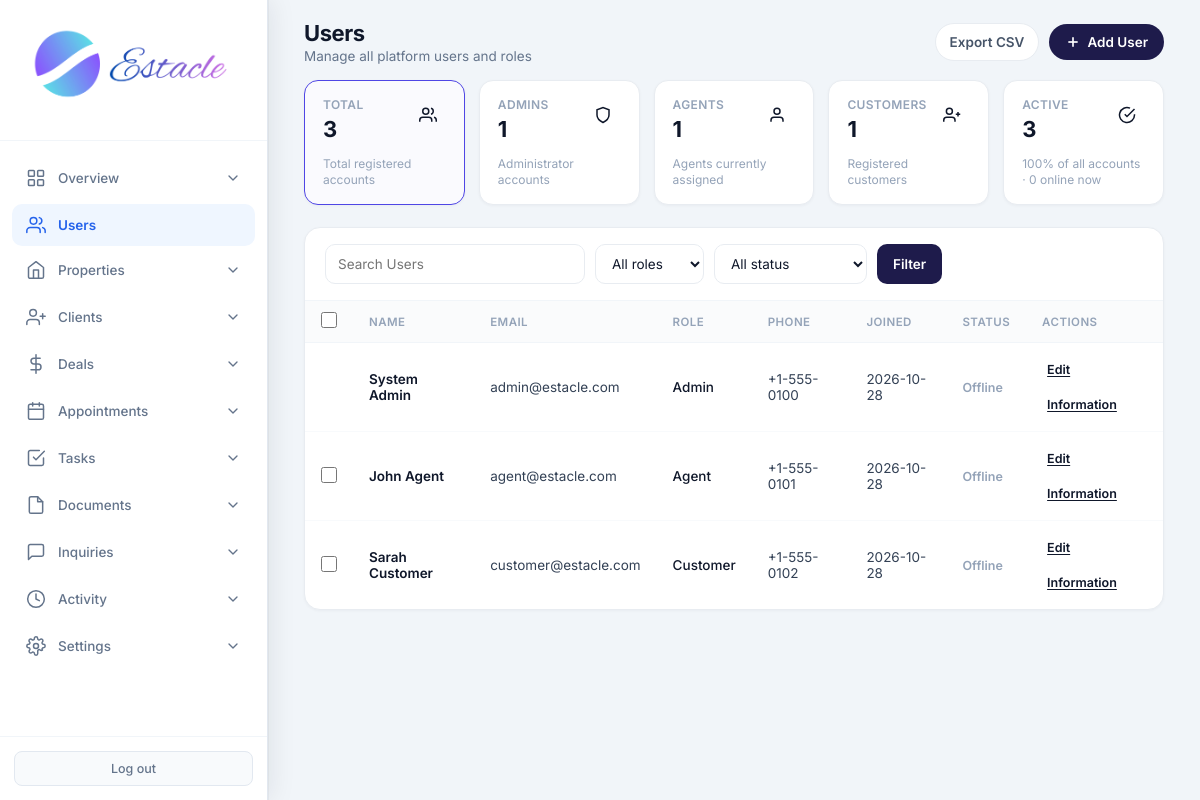
Page /admin/users (signed in) on the committed database.
### tables this page shows
CREATE TABLE users (
            id INTEGER PRIMARY KEY AUTOINCREMENT,
            email TEXT UNIQUE NOT NULL,
            password TEXT NOT NULL,
            full_name TEXT NOT NULL,
            role TEXT NOT NULL CHECK(role IN ('admin', 'agent', 'customer')),
            phone TEXT,
            created_at TIMESTAMP DEFAULT CURRENT_TIMESTAMP,
            is_active INTEGER DEFAULT 1
        , avatar TEXT, last_seen TIMESTAMP);

### routes/admin.py (the view)
@admin.route('/admin/users')
@login_required
@role_required('admin')
def admin_users():
    db = get_db()
    migrate_db()
    q = request.args.get('q', '').strip()
    role_filter = request.args.get('role', '').strip()
    status_filter = request.args.get('status', '').strip()
    online_sql = (
        "last_seen IS NOT NULL AND "
        "datetime(last_seen) >= datetime('now', '-10 minutes')"
    )
    sql = (
        'SELECT id, full_name, email, role, phone, created_at, is_active, last_seen, avatar, '
        f'CASE WHEN {online_sql} THEN 1 ELSE 0 END AS is_online '
        'FROM users WHERE 1=1'
    )
    params = []
    if q:
        sql += ' AND (full_name LIKE ? OR email LIKE ? OR phone LIKE ?)'
        params.extend([f'%{q}%', f'%{q}%', f'%{q}%'])
    if role_filter in ('admin', 'agent', 'customer'):
        sql += ' AND role = ?'
        params.append(role_filter)
    if status_filter == 'active':
        sql += ' AND is_active = 1'
    elif status_filter == 'inactive':
        sql += ' AND is_active = 0'
    elif status_filter == 'online':
        sql += f' AND ({online_sql})'
    elif status_filter == 'offline':
        sql += f' AND NOT ({online_sql})'
    sql += ' ORDER BY created_at DESC'
    users = db.execute(sql, params).fetchall()
    total = db.execute('SELECT COUNT(*) FROM users').fetchone()[0]
    active_count = db.execute('SELECT COUNT(*) FROM users WHERE is_active = 1').fetchone()[0]
    online_count = db.execute(
        f'SELECT COUNT(*) FROM users WHERE {online_sql}'
    ).fetchone()[0]
    pct = round((active_count / total) * 100) if total else 0
    stats = {
        'total': total,
        'admins': db.execute("SELECT COUNT(*) FROM users WHERE role = 'admin'").fetchone()[0],
        'agents': db.execute("SELECT COUNT(*) FROM users WHERE role = 'agent'").fetchone()[0],
        'customers': db.execute("SELECT COUNT(*) FROM users WHERE role = 'customer'").fetchone()[0],
        'active': active_count,
        'online': online_count,
        'active_pct': pct,
    }
    view = request.args.get('view', '').strip()
    return render_template(
        'admin_users.html', users=users, q=q, role_filter=role_filter,
        status_filter=status_filter, stats=stats, view=view
    )

### core/db.py (called while the page is built)
def get_db():
    if 'db' not in g:
        g.db = sqlite3.connect(current_app.config['DATABASE'])
        g.db.row_factory = sqlite3.Row
    return g.db

### core/helpers.py (called while the page is built)
def login_required(f):
    @wraps(f)
    def decorated_function(*args, **kwargs):
        if 'user_id' not in session:
            flash('Please log in to access this page.', 'warning')
            return redirect(url_for('auth.login'))
        return f(*args, **kwargs)
    return decorated_function

def role_required(*roles):
    def decorator(f):
        @wraps(f)
        def decorated_function(*args, **kwargs):
            if 'user_id' not in session:
                flash('Please log in to access this page.', 'warning')
                return redirect(url_for('auth.login'))
            if session.get('role') not in roles:
                flash('You do not have permission to access this page.', 'danger')
                return redirect(url_for('auth.role_redirect'))
            return f(*args, **kwargs)
        return decorated_function
    return decorator

### templates/admin_users.html (shortened to what this page needs)
<!DOCTYPE html>
<html lang="en">
<head>
    <link rel="stylesheet" href="{{ url_for('static', filename='css/admin.css') }}">
</head>
<body>
<div class="app-layout">
    {% set active = 'users' %}
    {% include 'partials/admin_sidebar.html' %}
    <main class="main-content">
        <header class="top-bar dash-top">
            <div>
                <h1 class="page-title">Users</h1>
                <p class="page-subtitle">Manage all platform users and roles</p>
            </div>
            <div class="top-actions">
                <a href="{{ url_for('admin.admin_export_users') }}" class="btn-export">Export CSV</a>
                <button type="button" class="btn-create" onclick="openAddModal()">
                    <svg viewBox="0 0 24 24" fill="none" stroke="currentColor" stroke-width="2.5"><line x1="12" y1="5" x2="12" y2="19"/><line x1="5" y1="12" x2="19" y2="12"/></svg>
                    Add User
                </button>
            </div>
        </header>
        <div class="page-wrap">
            <div class="stat-row">
                <a class="stat-card {% if not role_filter and not status_filter %}active-filter{% endif %}" href="{{ url_for('admin.admin_users') }}">
                    <div class="stat-card-top">
                        <div><p class="label">Total</p><p class="value">{{ stats.total }}</p></div>
                        <div class="stat-icon total"><svg viewBox="0 0 24 24" fill="none" stroke="currentColor" stroke-width="2"><path d="M17 21v-2a4 4 0 0 0-4-4H5a4 4 0 0 0-4 4v2"/><circle cx="9" cy="7" r="4"/><path d="M23 21v-2a4 4 0 0 0-3-3.87"/><path d="M16 3.13a4 4 0 0 1 0 7.75"/></svg></div>
                    </div>
                    <p class="sub">Total registered accounts</p>
                </a>
                <a class="stat-card {% if role_filter == 'admin' %}active-filter{% endif %}" href="{{ url_for('admin.admin_users', role='admin') }}">
                    <div class="stat-card-top">
                        <div><p class="label">Admins</p><p class="value">{{ stats.admins }}</p></div>
                        <div class="stat-icon admins"><svg viewBox="0 0 24 24" fill="none" stroke="currentColor" stroke-width="2"><path d="M12 22s8-4 8-10V5l-8-3-8 3v7c0 6 8 10 8 10z"/></svg></div>
                    </div>
                    <p class="sub">Administrator accounts</p>
                </a>
                <a class="stat-card {% if role_filter == 'agent' %}active-filter{% endif %}" href="{{ url_for('admin.admin_users', role='agent') }}">
                    <div class="stat-card-top">
                        <div><p class="label">Agents</p><p class="value">{{ stats.agents }}</p></div>
                        <div class="stat-icon agents"><svg viewBox="0 0 24 24" fill="none" stroke="currentColor" stroke-width="2"><path d="M20 21v-2a4 4 0 0 0-4-4H8a4 4 0 0 0-4 4v2"/><circle cx="12" cy="7" r="4"/></svg></div>
                    </div>
                    <p class="sub">Agents currently assigned</p>
                </a>
                <a class="stat-card {% if role_filter == 'customer' %}active-filter{% endif %}" href="{{ url_for('admin.admin_users', role='customer') }}">
                    <div class="stat-card-top">
                        <div><p class="label">Customers</p><p class="value">{{ stats.customers }}</p></div>
                        <div class="stat-icon customers"><svg viewBox="0 0 24 24" fill="none" stroke="currentColor" stroke-width="2"><path d="M16 21v-2a4 4 0 0 0-4-4H5a4 4 0 0 0-4 4v2"/><circle cx="8.5" cy="7" r="4"/><line x1="20" y1="8" x2="20" y2="14"/><line x1="23" y1="11" x2="17" y2="11"/></svg></div>
                    </div>
                    <p class="sub">Registered customers</p>
                </a>
                <a class="stat-card {% if status_filter == 'active' %}active-filter{% endif %}" href="{{ url_for('admin.admin_users', status='active') }}">
                    <div class="stat-card-top">
                        <div><p class="label">Active</p><p class="value">{{ stats.active }}</p></div>
                        <div class="stat-icon active"><svg viewBox="0 0 24 24" fill="none" stroke="currentColor" stroke-width="2"><path d="M22 11.08V12a10 10 0 1 1-5.93-9.14"/><polyline points="22 4 12 14.01 9 11.01"/></svg></div>
                    </div>
                    <p class="sub">{{ stats.active_pct }}% of all accounts · {{ stats.online }} online now</p>
                </a>
            </div>
            <div class="panel-card">
                {% if view == 'cards' %}
                <div class="cards-header">
                    <h3>All users</h3>
                    <a class="btn-back-table" href="{{ url_for('admin.admin_users', q=q, role=role_filter, status=status_filter) }}">← Back to table</a>
                </div>
                <div class="users-cards">
                    {% for u in users %}
                    <div class="user-card">
                        <div class="user-card-photo">
                            {% if u.avatar %}
                            <img src="{% if u.avatar.startswith('http') %}{{ u.avatar }}{% else %}{{ url_for('static', filename='uploads/avatars/' + u.avatar) }}{% endif %}" alt="{{ u.full_name }}">
                            {% else %}
                            {{ (u.full_name or '?')[:1]|upper }}
                            {% endif %}
                        </div>
                        <p class="user-card-name">{{ u.full_name }}</p>
                        <p class="user-card-email">{{ u.email }}</p>
                        <p class="user-card-meta">{{ u.role|capitalize }} · {{ u.phone or 'No phone' }}</p>
                        <p class="user-card-meta">{% if u.is_online %}<span class="presence online">Online</span>{% else %}<span class="presence offline">Offline</span>{% endif %}{% if not u.is_active %} · Inactive{% endif %}</p>
                        <div style="margin-top:12px">
                            <a href="{{ url_for('admin.admin_edit_user', user_id=u.id) }}" class="btn-sm btn-edit">Edit</a>
                        </div>
                    </div>
                    {% else %}
                    <p class="empty" style="grid-column:1/-1;text-align:center;color:#94a3b8;padding:32px">No users found</p>
                    {% endfor %}
                </div>
                {% else %}
                <div class="panel-toolbar">
                    <form method="GET" action="{{ url_for('admin.admin_users') }}" class="filter-form">
                        <input type="search" name="q" value="{{ q or '' }}" placeholder="Search Users">
                        <select name="role">
                            <option value="">All roles</option>
                        </select>
                        <select name="status">
                            <option value="">All status</option>
                        </select>
                        <button type="submit" class="btn-filter">Filter</button>
                    </form>
                </div>
                <form method="POST" action="{{ url_for('admin.admin_bulk_users') }}" id="bulkForm">
                    <table class="users-table">
                        <thead>
                            <tr>
                                <th style="width:40px"><input type="checkbox" id="selectAll" title="Select all"></th>
                                <th>Name</th><th>Email</th><th>Role</th><th>Phone</th><th>Joined</th><th>Status</th><th>Actions</th>
                            </tr>
                        </thead>
                        <tbody>
                            {% for u in users %}
                            <tr>
                                <td>{% if u.id != session.user_id %}<input type="checkbox" name="user_ids" value="{{ u.id }}" class="row-check">{% endif %}</td>
                                <td><span class="user-name">{{ u.full_name }}</span></td>
                                <td>{{ u.email }}</td>
                                <td><span class="badge badge-{{ u.role }}">{{ u.role }}</span></td>
                                <td>{{ u.phone or '—' }}</td>
                                <td>{{ u.created_at[:10] if u.created_at else '—' }}</td>
                                <td>
                                    {% if u.is_online %}<div class="presence online">Online</div>{% else %}<div class="presence offline">Offline</div>{% endif %}
                                </td>
                                <td>
                                    <div class="actions-cell">
                                        <a href="{{ url_for('admin.admin_edit_user', user_id=u.id) }}" class="btn-sm btn-edit">Edit</a>
                                        <a href="{{ url_for('admin.admin_users', view='cards', q=q, role=role_filter, status=status_filter) }}" class="btn-sm btn-info">Information</a>
                                    </div>
                                </td>
                            </tr>
                            {% else %}
                            <tr><td colspan="8" class="empty">No users found</td></tr>
                            {% endfor %}
                        </tbody>
                    </table>
                </form>
                {% endif %}
            </div>
        </div>
    </main>
</div>
</body>
</html>

### static/css/admin.css (style rules this page uses)
* { margin: 0; padding: 0; box-sizing: border-box; }
body { font-family: 'Inter', -apple-system, BlinkMacSystemFont, 'Segoe UI', Roboto, sans-serif; background: #f1f5f9; color: #0f172a; min-height: 100vh; }
.app-layout { display: flex; min-height: 100vh; }
.user-name { font-size: 13.5px; font-weight: 600; color: #0f172a; }
.main-content { flex: 1; margin-left: 268px; min-height: 100vh; }
.top-bar { background: white; padding: 18px 32px; border-bottom: 1px solid #e2e8f0; display: flex; justify-content: space-between; align-items: center; }
.page-title { font-family: 'Inter', sans-serif; font-size: 22px; font-weight: 700; letter-spacing: -0.4px; color: #0f172a; }
.page-subtitle { font-size: 13px; color: #64748b; margin-top: 2px; font-weight: 400; }
.stat-card { background: white; border-radius: 14px; padding: 20px; display: flex; align-items: center; gap: 14px; border: 1px solid #e2e8f0; box-shadow: 0 1px 2px rgba(0,0,0,0.03); transition: box-shadow 0.2s ease; }
table { width: 100%; border-collapse: collapse; font-size: 13.5px; }
th { text-align: left; padding: 11px 16px; background: #f8fafc; color: #64748b; font-weight: 600; font-size: 11.5px; text-transform: uppercase; letter-spacing: 0.4px; }
td { padding: 12px 16px; border-top: 1px solid #f1f5f9; color: #334155; }
.badge { display: inline-block; padding: 3px 10px; border-radius: 20px; font-size: 11.5px; font-weight: 600; text-transform: capitalize; }
.badge-admin { background: #fef3c7; color: #b45309; }
.badge-agent { background: #dbeafe; color: #1d4ed8; }
.badge-customer { background: #f3e8ff; color: #7c3aed; }
.btn-sm { padding: 5px 11px; border-radius: 6px; font-size: 12px; font-weight: 600; border: none; cursor: pointer; font-family: inherit; }
.btn-edit { background: #e0e7ff; color: #4338ca; }
.actions-cell { display: flex; gap: 6px; align-items: center; flex-wrap: wrap; }

### rows in the picture
users: full_name "System Admin", email "admin@estacle.com", role "Admin", phone "+1-555-0100", created_at "2026-10-28"
users: full_name "John Agent", email "agent@estacle.com", role "Agent", phone "+1-555-0101", created_at "2026-10-28"
users: full_name "Sarah Customer", email "customer@estacle.com", role "Customer", phone "+1-555-0102", created_at "2026-10-28"

### other values in the picture
{{ stats.total }} "3"
{{ stats.admins }} "1"
{{ stats.agents }} "1"
{{ stats.customers }} "1"
{{ stats.active }} "3"
{{ stats.active_pct }} "100"
{{ stats.online }} "0"
